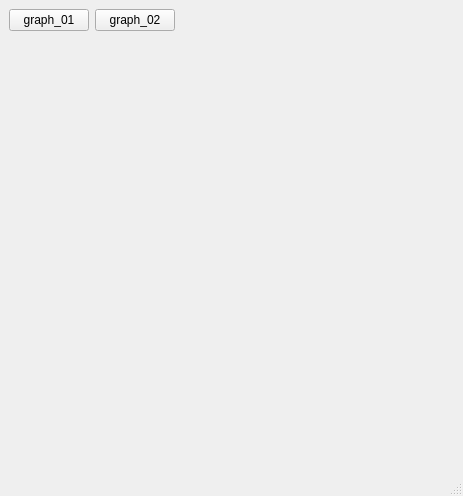
<?xml version="1.0" encoding="UTF-8"?>
<ui version="4.0">
 <class>MainWindow</class>
 <widget class="QMainWindow" name="MainWindow">
  <property name="geometry">
   <rect>
    <x>0</x>
    <y>0</y>
    <width>463</width>
    <height>496</height>
   </rect>
  </property>
  <property name="windowTitle">
   <string>MainWindow</string>
  </property>
  <widget class="QWidget" name="centralwidget">
   <layout class="QVBoxLayout" name="verticalLayout">
    <item>
     <layout class="QHBoxLayout" name="horizontalLayout">
      <item>
       <widget class="QPushButton" name="pushButton_graph01">
        <property name="text">
         <string>graph_01</string>
        </property>
       </widget>
      </item>
      <item>
       <widget class="QPushButton" name="pushButton_graph02">
        <property name="text">
         <string>graph_02</string>
        </property>
       </widget>
      </item>
      <item>
       <spacer name="horizontalSpacer">
        <property name="orientation">
         <enum>Qt::Horizontal</enum>
        </property>
        <property name="sizeHint" stdset="0">
         <size>
          <width>40</width>
          <height>20</height>
         </size>
        </property>
       </spacer>
      </item>
     </layout>
    </item>
    <item>
     <widget class="QCustomPlot" name="customPlot" native="true">
      <property name="minimumSize">
       <size>
        <width>300</width>
        <height>400</height>
       </size>
      </property>
     </widget>
    </item>
    <item>
     <spacer name="verticalSpacer">
      <property name="orientation">
       <enum>Qt::Vertical</enum>
      </property>
      <property name="sizeHint" stdset="0">
       <size>
        <width>20</width>
        <height>17</height>
       </size>
      </property>
     </spacer>
    </item>
   </layout>
  </widget>
  <widget class="QMenuBar" name="menubar">
   <property name="geometry">
    <rect>
     <x>0</x>
     <y>0</y>
     <width>463</width>
     <height>21</height>
    </rect>
   </property>
  </widget>
  <widget class="QStatusBar" name="statusbar"/>
 </widget>
 <customwidgets>
  <customwidget>
   <class>QCustomPlot</class>
   <extends>QWidget</extends>
   <header>qcustomplot.h</header>
   <container>1</container>
  </customwidget>
 </customwidgets>
 <resources/>
 <connections/>
</ui>
